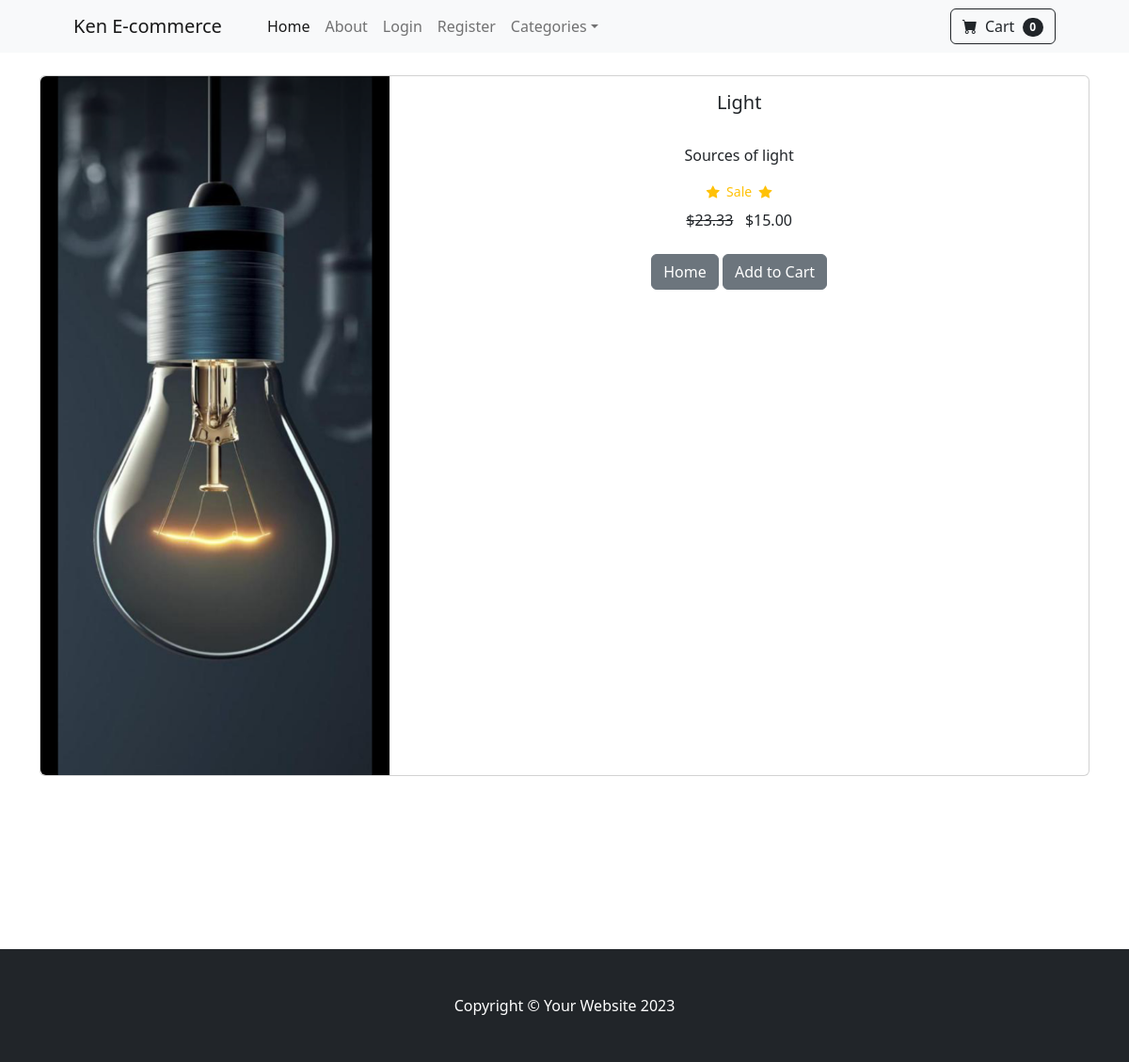
Page /product/7 on the earlier database version.
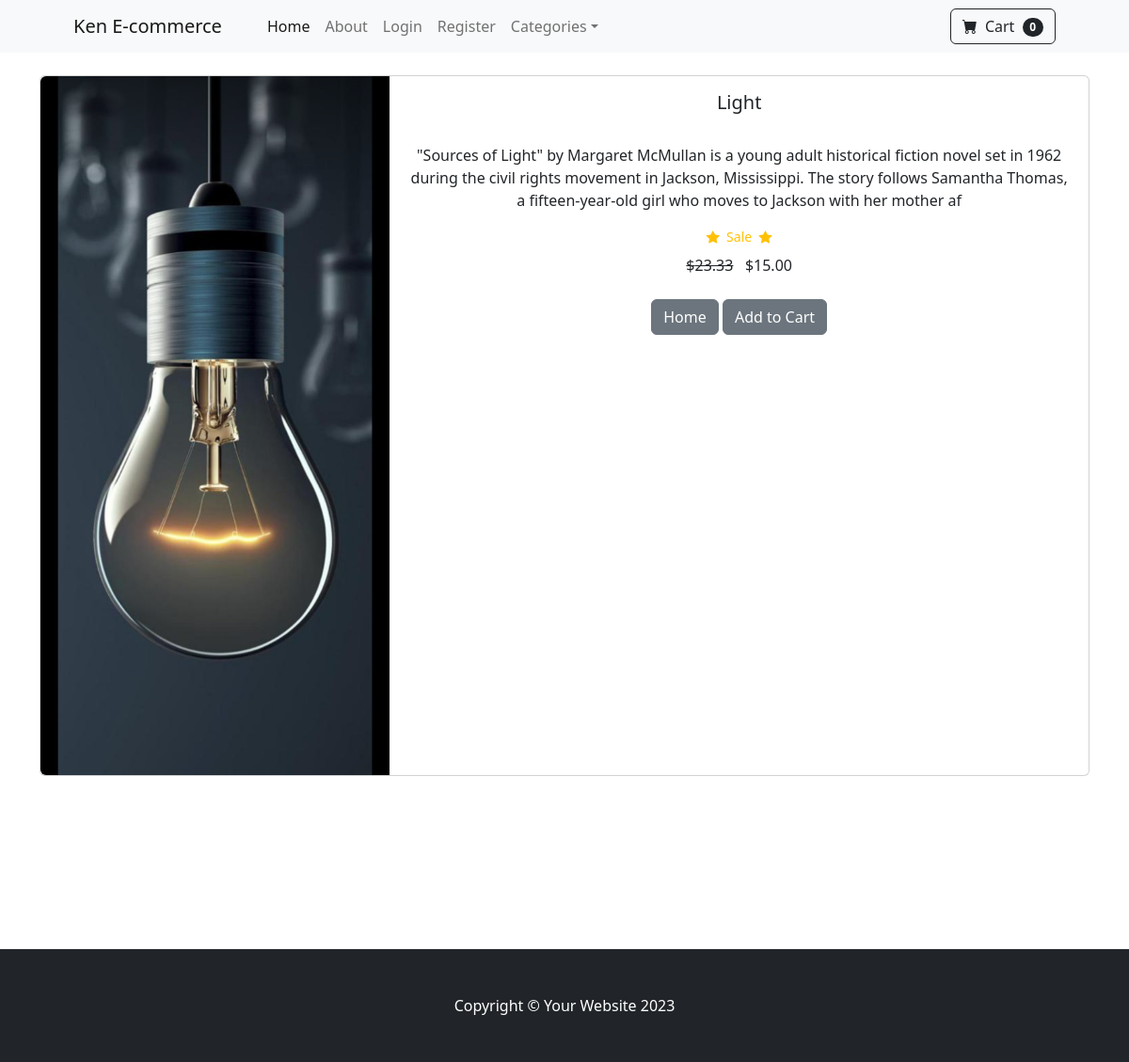
Same page on the later database version.
### store/models.py (models this page shows, shortened)
class Product(models.Model):
	name = models.CharField(max_length=100)
	price = models.DecimalField(default=0, decimal_places=2, max_digits=6)
	category = models.ForeignKey(Category, on_delete=models.CASCADE, default=1)
	description = models.CharField(max_length=250, default='', blank=True, null=True)
	image = models.ImageField(upload_to='uploads/product/')
	is_sale = models.BooleanField(default=False)
	sale_price = models.DecimalField(default=0, decimal_places=2, max_digits=6)

### store/views.py (the view)
# urls.py: path('product/<int:pk>', views.product, name='product'),
def product(request, pk):
	product = Product.objects.get(id=pk)
	return render(request, 'product.html', {'product': product})

### cart/cart.py (called while the page is built)
	def __len__(self):
		return len(self.cart)

### cart/context_processors.py (called while the page is built)
def cart(request):
	return {'cart': Cart(request)}

### store/templates/product.html (shortened to what this page needs)
{% extends 'base.html' %}
{% block content %}
<body>
    <div class="container">
        <br>
    	<div class="card mb-3">
            <div class="row g-0">
                <div class="col-md-4">
                    <img src="{{ product.image.url }}" class="img-fluid rounded-start" alt="...">
                </div>
                <div class="col-md-8">
                    <div class="card-body">
                        <center>
                            <h5 class="card-title">{{ product.name }}</h5>
                            <br>
                            <p class="card-text justified">{{ product.description }}</p>
                            {% if product.is_sale %}
                                <div class="d-flex justify-content-center small text-warning mb-2">
                                    <div class="bi-star-fill"></div>
                                    &nbsp;&nbsp;Sale&nbsp;&nbsp;
                                    <div class="bi-star-fill"></div>
                                </div>
                                <strike>${{ product.price }}</strike>
                                &nbsp;
                                ${{ product.sale_price }}
                            {% else %}
                                ${{ product.price }}
                            {% endif %}
                            <br><br>
                            <a href="{% url 'home' %}" class="btn btn-secondary">Home</a>
                            <button type="button" value="{{ product.id }}" class="btn btn-secondary" id="add-cart">Add to Cart</button>
                        </center>
                    </div>
                </div>
            </div>
        </div>
    </div>
    <br><br><br><br><br><br><br>
{% endblock %}

### store/templates/base.html (shortened to what this page needs)
{% load static %}
<!DOCTYPE html>
<html lang="en">
    <head>
        <link href="https://cdn.jsdelivr.net/npm/bootstrap-icons@1.5.0/font/bootstrap-icons.css" rel="stylesheet" />
        <link href="{% static 'css/styles.css' %}" rel="stylesheet" />
    </head>
    <body>
        {% include 'navbar.html' %}
        {% block content %}
        {% endblock %}
        <footer class="py-5 bg-dark">
            <div class="container"><p class="m-0 text-center text-white">Copyright &copy; Your Website 2023</p></div>
        </footer>
    </body>
</html>

### store/templates/navbar.html (shortened to what this page needs)
<nav class="navbar navbar-expand-lg navbar-light bg-light">
    <div class="container px-4 px-lg-5">
        <a class="navbar-brand" href="{% url 'home' %}">Ken E-commerce</a>
        <div class="collapse navbar-collapse" id="navbarSupportedContent">
            <ul class="navbar-nav me-auto mb-2 mb-lg-0 ms-lg-4">
                <li class="nav-item"><a class="nav-link active" aria-current="page" href="{% url 'home' %}">Home</a></li>
                <li class="nav-item"><a class="nav-link" href="{% url 'about' %}">About</a></li>
                {% if user.is_authenticated %}
                <li class="nav-item"><a class="nav-link" href="{% url 'logout' %}">Logout</a></li>
                {% else %}
                <li class="nav-item"><a class="nav-link" href="{% url 'login' %}">Login</a></li>
                <li class="nav-item"><a class="nav-link" href="{% url 'register' %}">Register</a></li>
                {% endif %}
                <li class="nav-item dropdown">
                    <a class="nav-link dropdown-toggle" id="navbarDropdown" href="#" role="button" data-bs-toggle="dropdown" aria-expanded="false">Categories</a>
                </li>
            </ul>
            <form class="d-flex">
                <a href="{% url 'cart_summary' %}" class="btn btn-outline-dark">
                    <i class="bi-cart-fill me-1"></i>
                    Cart
                    <span class="badge bg-dark text-white ms-1 rounded-pill" id="cart_quantity">{{ cart|length }}</span>
                </a>
            </form>
        </div>
    </div>
</nav>

Differences in the rows shown:
changed Product "Light": description "Sources of light" → "\"Sources of Light\" by Margaret McMullan is a young adult historical fiction novel set in 1962 during the civil rights movement in Jackson, Mississippi. The story follows Samantha Thomas, a fifteen-year-old girl who moves to Jackson with her mother af"
